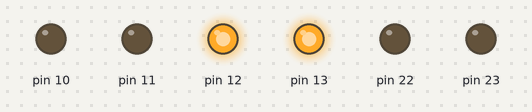
This sketch was run on a simulated Arduino Uno, built with avr-gcc and run on an emulated ATmega328P. Shown: output pins drawn as LEDs (lit = HIGH).

Above: at 6.9 s.
At 41.2 s:
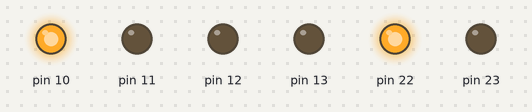
At 69.6 s:
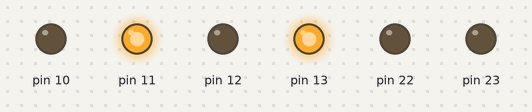
At 129.3 s:
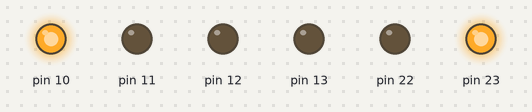
Timing chart, 0 to 130.0 s (numbered marks = the images above):
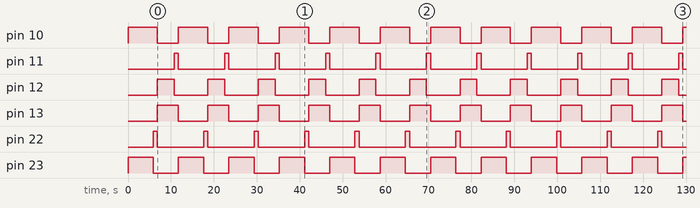

Measured:
- by itself, pin 10: alternates HIGH for 6.9 s and LOW for 4.9 s
- by itself, pin 13: alternates HIGH for 4.9 s and LOW for 6.9 s
- by itself, pin 23: alternates HIGH for 5.9 s and LOW for 5.9 s

The sketch:

incisoE.ino
```cpp
void setup()
{
DDRB = DDRB | B11111100; // Data Direction Register B: Inputs 0-6, Output 7
}

void loop()
{

asm (
"inicio: \n\t"
".EQU ledVC, 0x07 \n\t"
".EQU ledAC, 0x06 \n\t"
".EQU ledRC, 0x05 \n\t"
".EQU ledVP, 0x04 \n\t"
".EQU ledAP, 0x03 \n\t"
".EQU ledRP, 0x02 \n\t"

"sbi 0x05, ledVC \n\t"
"cbi 0x05, ledRC \n\t"
"sbi 0x05, ledRP \n\t"
"call tiempo \n\t"
"call tiempo \n\t"
"call tiempo \n\t"
"call tiempo \n\t"
"call tiempo \n\t"
"call tiempo \n\t"
"cbi 0x05, ledVC \n\t"
"sbi 0x05, ledAC \n\t"
"call tiempo \n\t"
"cbi 0x05, ledAC \n\t"
"cbi 0x05, ledRP \n\t"
"sbi 0x05, ledRC \n\t"
"sbi 0x05, ledVP \n\t"
"call tiempo \n\t"
"call tiempo \n\t"
"call tiempo \n\t"
"call tiempo \n\t"
"cbi 0x05, ledVP \n\t"
"sbi 0x05, ledAP \n\t"
"call tiempo \n\t"
"cbi 0x05, ledAP \n\t"


"jmp main \n\t"

"tiempo: \n\t"
"LDI r22, 80 \n\t"
"LOOP_3: \n\t"
"LDI r21, 255 \n\t"
"LOOP_2: \n\t"
"LDI r20, 255 \n\t"
"LOOP_1: \n\t"
"DEC r20 \n\t"
"BRNE LOOP_1 \n\t"
"DEC r21 \n\t"
"BRNE LOOP_2 \n\t"
"DEC r22 \n\t"
"BRNE LOOP_3 \n\t"
"ret \n\t"
);
}
```
